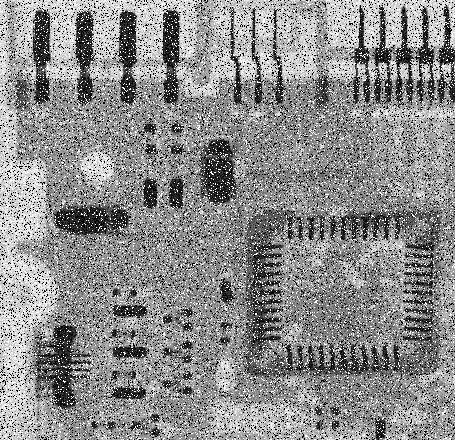
%> input picture MATLAB/Day03/Fig0512(b)(ckt-uniform-plus-saltpepr-prob-pt1).tif, 455 x 440 px
$ octave t6.m   (GNU Octave 9; MATLAB toolbox functions it lacks are replaced by stand-ins)
%> lines starting %> are read from the running program, lines starting %| are printed output that depends on the picture
I = im2double(imread("Fig0512(b)(ckt-uniform-plus-saltpepr-prob-pt1).tif"));
%> I: size 440x455 double; min 0, max 1, mean 0.549

window_size = 3;
Q = 1;

I_arith = imfilter(I, ones(window_size)/window_size^2, 'replicate');
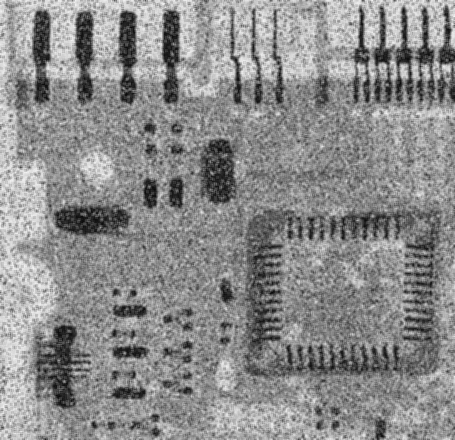
%> I_arith: size 440x455 double; min 0.0353, max 0.956, mean 0.549
I_geo = exp(imfilter(log(I + 1e-6), ones(window_size)/window_size^2, 'replicate'));
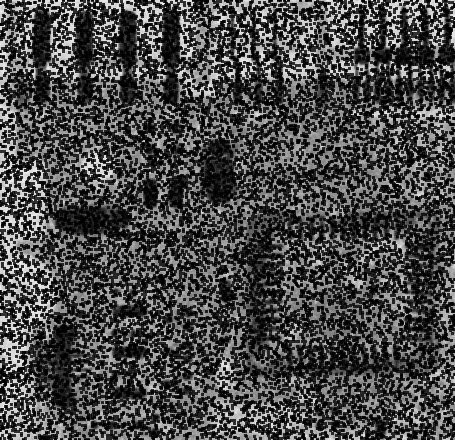
%> I_geo: size 440x455 double; min 1.93e-05, max 0.954, mean 0.282
I_harm = 1 ./ imfilter(1./(I + 1e-6), ones(window_size)/window_size^2, 'replicate');
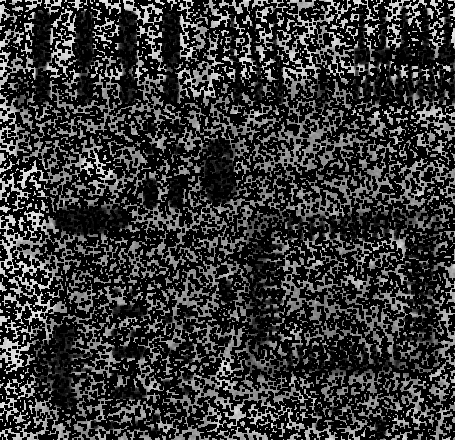
%> I_harm: size 440x455 double; min 1.29e-06, max 0.951, mean 0.216
I_contra = imfilter(I.^(Q+1), ones(window_size), 'replicate') ./ ...
           (imfilter(I.^Q, ones(window_size), 'replicate') + 1e-6);
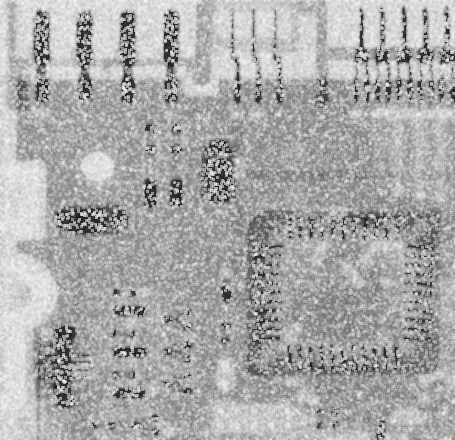
%> I_contra: size 440x455 double; min 0.0782, max 1, mean 0.669

figure('Name','四种均值滤波对比');
subplot(2,3,1); imshow(I); title('原图');
subplot(2,3,2); imshow(I_arith); title('算术均值滤波');
subplot(2,3,3); imshow(I_geo); title('几何均值滤波');
subplot(2,3,4); imshow(I_harm); title('谐波均值滤波');
subplot(2,3,5); imshow(I_contra); title(['逆谐波均值滤波 (Q=', num2str(Q), ')']);
